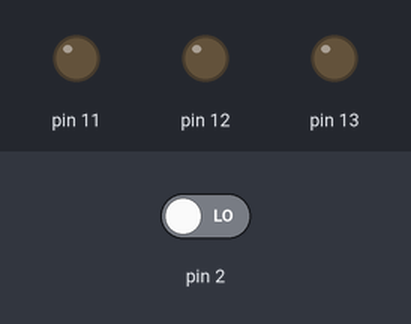
Bench run of a sketch on a simulated Arduino Uno, built with avr-gcc and run on an emulated ATmega328P. Shown: output pins drawn as LEDs (lit = HIGH). The inputs (shaded band) are chosen by the test bench; at power-on: pin 2 LOW.

Above: at 1.2 s.
1.3 s: pin 2 driven HIGH
At 2.1 s:
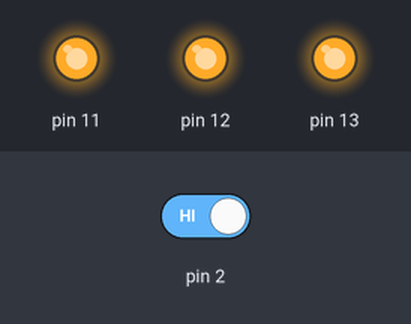
4.3 s: pin 2 driven LOW
At 4.9 s:
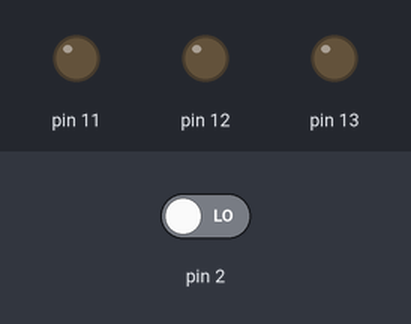
Timing chart, 0 to 7.3 s (numbered marks = the images above; inputs shaded):
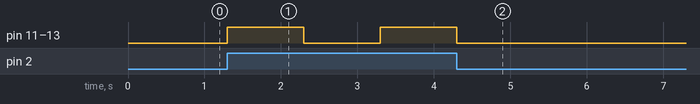

Measured:
- after the input at 1.3 s, pin 11–13: LOW → HIGH at once, → LOW 1.0 s later, → HIGH 1.0 s later
- after the input at 4.3 s, pin 11–13: goes on until 4.3 s, then stays LOW

The sketch:

Pulldown-Widerstand.ino
```cpp
void setup() {
  // put your setup code here, to run once:
  pinMode(2,INPUT);
  pinMode(3,INPUT);
  pinMode(11,OUTPUT);
  pinMode(12,OUTPUT);
  pinMode(13,OUTPUT);

}

void loop() {
  // put your main code here, to run repeatedly:

  if(digitalRead(2)) {
  digitalWrite(11, HIGH);
  digitalWrite(12, HIGH);
  digitalWrite(13, HIGH);
  delay(1000);
  digitalWrite(11, LOW);
  digitalWrite(12, LOW);
  digitalWrite(13, LOW);
  delay(1000);
  }
}
```
